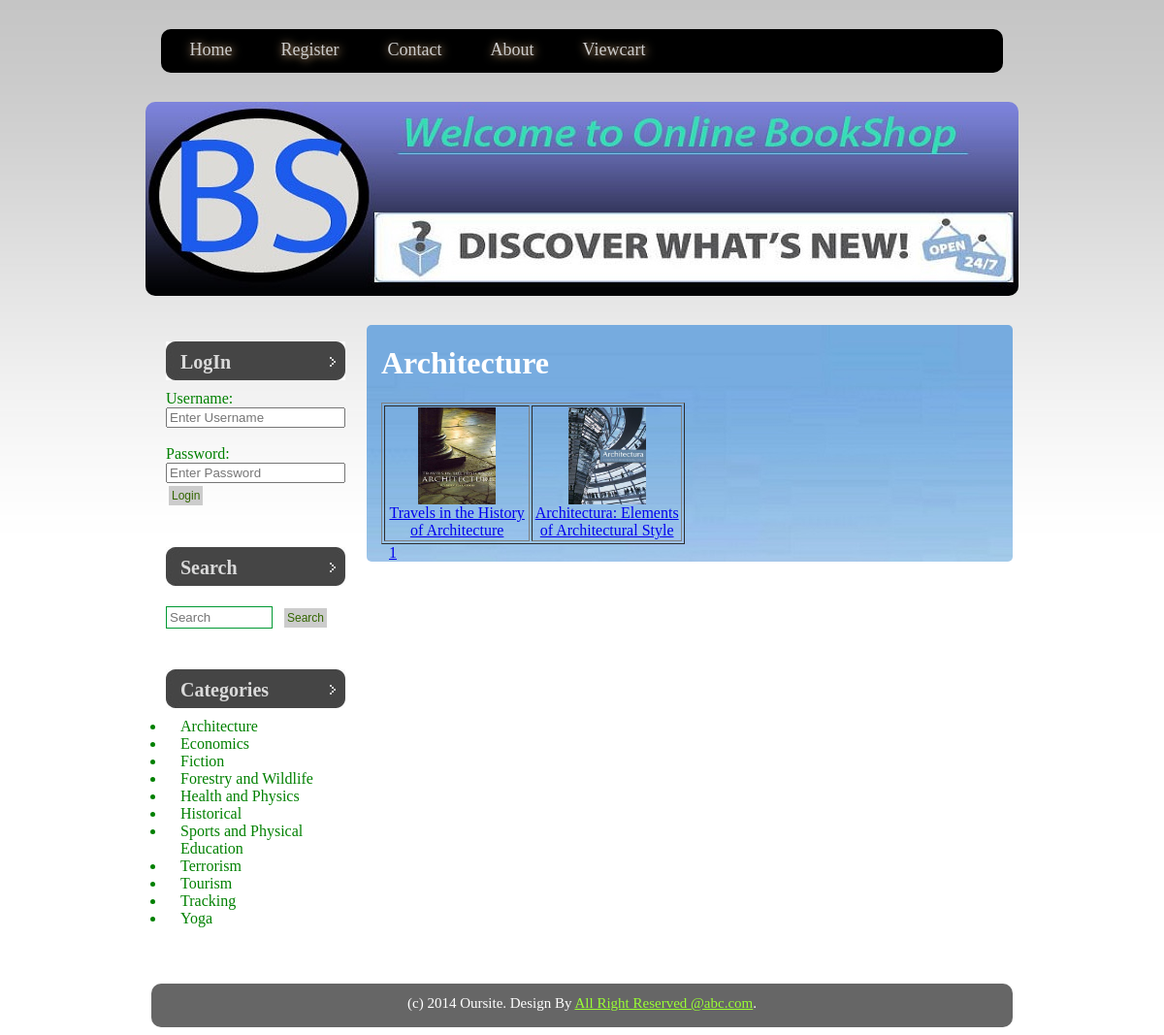
Page /booklist.php?subcatid=1&subcatnm=Architecture on the committed database.
### tables this page shows
CREATE TABLE IF NOT EXISTS `category` (
  `id` int(4) NOT NULL AUTO_INCREMENT,
  `cat_name` varchar(30) NOT NULL,
  PRIMARY KEY (`id`)
);

CREATE TABLE IF NOT EXISTS `books` (
  `id` int(4) NOT NULL AUTO_INCREMENT,
  `name` varchar(50) NOT NULL,
  `subcat` varchar(35) NOT NULL,
  `bdesc` longtext NOT NULL,
  `edition` varchar(10) NOT NULL,
  `publisher` varchar(35) NOT NULL,
  `price` int(5) NOT NULL,
  `img` longtext NOT NULL,
  `pdf` longtext NOT NULL,
  PRIMARY KEY (`id`)
);

### includes/search.php (the view, shortened to what this page needs)
<ul>
	<li>
     <?php
		if(isset($_SESSION['status']))
		{
			echo '<h2>Hello:'.$_SESSION['unm'].'</h2>';
		}
		else
		{
    	echo'<form action="login_process.php" method="post">
				<h2> LogIn</h2>
        			<font color="green">Username:</font><br />
        			<input type="text" name="user" placeholder="Enter Username"/><br /><br />
			        <font color="green">Password:</font><br />
    	    		<input type="password" name="pass" placeholder="Enter Password"/><br />
			        <input type="submit" value="Login" class="x" />
        	</form>';
		}
		?>
    </li>
    <li class="search">
    <h2>Search</h2>
    <form action="search_result.php" method="get">
    <input type="text" name="s" class="s" placeholder="Search"/>
    <input type="submit" value="Search" class="x"/>
    </form>
    </li>
    <li>
    <h2>Categories</h2>
    <ul>
                    <?php
						$link=mysql_connect("localhost","root","")or die("Can't Connect...");
						$q="select * from category";
						$res=mysql_query($q,$link);
						while($row=mysql_fetch_assoc($res))
						{
							echo '<li class="cat"><a href="subcat.php?cat='.$row['id'].'&catnm='.$row['cat_name'].'">'.$row['cat_name'].'</a></li>';
						}
						?>
       </ul>
   </li>
</ul>

### booklist.php (shortened to what this page needs)
<?php
$link=mysql_connect("localhost","root","")or die("can't connect...");
$cat=$_GET['subcatid'];
$totalq="select count(*)\"total\"from books where subcat='$cat'";
$totalres=mysql_query($totalq,$link)or die("can't execute query");
$totalrow=mysql_fetch_assoc($totalres);
$page_per_page=6;
$page_total_rec=$totalrow['total'];
$page_total_page=ceil($page_total_rec/$page_per_page);
	if(!isset($_GET['page']))
	{
		$page_current_page=1;
	}
	else
	{
		$page_current_page=$_GET['page'];
	}
	?>
    <html>
    <head><title>Bookshop</title>
        <link href="menu.css" rel="stylesheet" type="text/css">
    </head>
    <body>
    <div>
		<?php include("includes/menu.php");?>
	</div>
	<div class="logo">
	</div>
    <div class="page">
     <div class="sidebar">
        	<?php include("includes/search.php");?>
      </div>
    <div class="content">
    <div class="post">
    <h1><?php echo $_GET['subcatnm'];?></h1>
    <table border="1"width="50%">
    <?php
	$k=($page_current_page-1)*$page_per_page;
	$link=mysql_connect("localhost","root","")or die("can't connect...");
	$query="select * from books where subcat='$cat' LIMIT ".$k .",".$page_per_page;
	$res=mysql_query($query,$link) or die("Can't Execute Query...");
	$count=0;
	while($row=mysql_fetch_assoc($res))
	{
	if($count==0)
	{
	echo '<tr>';
	}
	echo'<td valign="top" width="20%" align="center">
	<a href="detail.php?id='.$row['id'].'&cat='.$_GET['subcatnm'].'">
	<img src="'.$row['img'].'" width="80" height="100">
														<br>'.$row['name'].'</a>
													</td>';
		$count++;
		if($count==2)
		{
		echo '</tr>';
		$count=0;
		}
		}
		?>
        </table>
        <?php
		for($i=1;$i<=$page_total_page;$i++)
		{
		echo '&nbsp;&nbsp;<a href="booklist.php?subcatid='.$_GET['subcatid'].'&subcatnm='.$_GET['subcatnm'].'&page='.$i.'">'.$i.'</a>&nbsp;&nbsp;';
		}
		?>
		</div>
		</div>
		</div>
    <br>
 <div class="footer">
 	<?php include("includes/footer.php");?>
    </div>
        </body>
        </html>

### menu.css (style rules this page uses)
body { background:url(images/img01.jpg) repeat-x left top; }
.page { width:75%; margin: 0 auto; }
.content { float: right; width: 75%; background:url(images/images-35.jpeg) no-repeat; border-radius:5px; }
.post { font-family:"Times New Roman", Times, serif; padding:0 15px; margin-right:10px; }
h1 { color:#FFF; }
.logo { width:900px; height:200px; margin:30px auto; background:url(images/bookshop.jpg) no-repeat left top;*/ background:#999999; border-radius:10px 10px 10px 10px; }
.sidebar { float:left; width:25%; }
.sidebar ul { margin:0; padding:0; list-style:none; }
.sidebar li { margin-bottom:40px; padding:0 15px; }
.sidebar li li { margin:0; padding-left:15px; }
.sidebar h2 { height:30px; padding:10px 0 0 15px; margin-bottom:10px; background:url(images/img2.jpg) no-repeat left top; font-size:20px; color:#DADADA; }
.search h2 { margin-bottom:20px; }
.s { width:110px; margin-right:5px; padding:3px; border:1px solid #093; }
.x { margin:3px; padding:3px; border:none; background:#CCC; font-size:12px; color:#360; }
.cat { color:green; list-style-type:disc; margin:2px; }
.cat a { text-decoration:none; color:green; }
.footer { background:#666666; width:75%; height:45px; border-radius:10px; margin:0 auto; }

### rows in the picture
category: cat_name "Architecture"
category: cat_name "Economics"
category: cat_name "Fiction"
category: cat_name "Forestry and Wildlife"
category: cat_name "Health and Physics"
category: cat_name "Historical"
category: cat_name "Sports and Physical Education"
category: cat_name "Terrorism"
category: cat_name "Tourism"
category: cat_name "Tracking"
category: cat_name "Yoga"
books: img (picture), name "Travels in the History of Architecture"
books: img (picture), name "Architectura: Elements of Architectural Style"

### other values in the picture
$_GET['subcatnm'] "Architecture"
